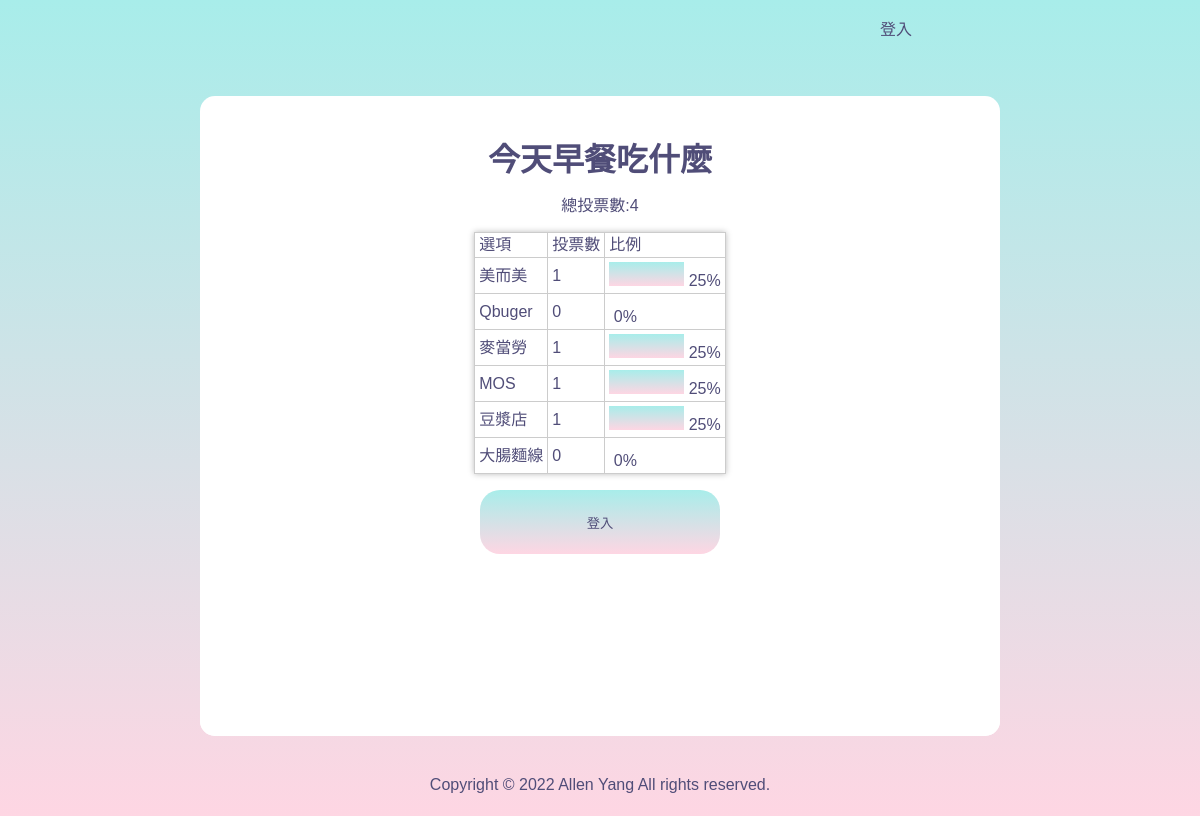
/?do=vote_result&id=2, run on the app's committed database.
### tables this page shows
CREATE TABLE `subjects` (
  `id` int(11) UNSIGNED NOT NULL COMMENT '序號',
  `subject` varchar(128) NOT NULL COMMENT '主題描述',
  `type_id` int(11) NOT NULL COMMENT '主題類別',
  `multiple` tinyint(1) NOT NULL DEFAULT 0 COMMENT '單/複選',
  `mulit_limit` tinyint(4) NOT NULL DEFAULT 1 COMMENT '單/複選項目數',
  `start` date NOT NULL COMMENT '開始時間',
  `end` date NOT NULL COMMENT '結束時間',
  `total` int(11) UNSIGNED NOT NULL DEFAULT 0 COMMENT '投票人數統計'
);

CREATE TABLE `options` (
  `id` int(11) NOT NULL COMMENT '序號',
  `option` varchar(128) NOT NULL COMMENT '選項描述',
  `subject_id` int(11) NOT NULL COMMENT '主題',
  `total` int(11) NOT NULL DEFAULT 0 COMMENT '投票人數統計'
);

### api/base.php (called while the page is built, shortened)
<?php
function pdo()
{
    $dsn = "mysql:host=localhost;charset=utf8;dbname=holie_vote";
    return new PDO($dsn, 'root', 'root');
}
function all($table, ...$arg)
{
    $pdo = pdo();
    $sql = "SELECT * FROM $table ";
    switch (count($arg)) {
        case 1:
            if (is_array($arg[0]) && !empty($arg[0])) {
                foreach ($arg[0] as $key => $value) {
                    $tmp[] = "`$key`='$value'";
                }
                $sql .= " WHERE " . implode(" AND ", $tmp);
            } elseif (empty($arg[0])) {
            } else {
                $sql .= $arg[0];
            }
            break;
    }
    return $pdo->query($sql)->fetchAll(PDO::FETCH_ASSOC);
}
function find($table, $arg)
{
    $pdo = pdo();
    $sql = "SELECT * FROM $table WHERE ";
    if (is_array($arg)) {
        foreach ($arg as $key => $value) {
            $tmp[] = "`$key`='$value'";
        }
        $sql .= implode(" AND ", $tmp);
    } else {
        $sql .= " `id`='$arg'";
    }
    return $pdo->query($sql)->fetch(PDO::FETCH_ASSOC);
}

### front/vote_result.php (the view, shortened to what this page needs)
<!DOCTYPE html>
<html lang="en">
<head>
  <link rel="stylesheet" href="./css/login.css">
</head>
<body>
<div class="container">
<?php
$subject=find("subjects",$_GET['id']);
$opts=all("options",['subject_id'=>$_GET['id']]);
?>
<h1 class="text-center"><?=$subject['subject'];?></h1>
<div style="width: 600px;margin:auto">
  <div style="text-align: center; margin:1rem;">總投票數:<?=$subject['total'];?></div>
  <table class="result-table">
    <tr>
      <td>選項</td>
      <td>投票數</td>
      <td>比例</td>
    </tr>
    <?php
    foreach($opts as $opt){
      $total=($subject['total']==0)?1:$subject['total'];
      $rate=$opt['total']/$total;
    ?>
    <tr>
      <td><?=$opt['option'];?></td>
      <td><?=$opt['total'];?></td>
      <td>
        <div style="display:inline-block;height:24px;background-image: linear-gradient(to top, #fed6e3 0%, #a8edea 100%);width:<?=300*$rate;?>px;"></div>
        <?=number_format($rate*100) . "%";?>
      </td>
    </tr>
    <?php
    }
    ?>
  </table>
  <?php
    if (isset($_SESSION['user'])) {
    ?>
          <button class="logbtn" onclick="location.href='?do=vote&id=<?=$_GET['id'];?>'">我要投票</button>
    <?php
    }else{
      ?>
    <div>
    <a href="login.php"><input type="submit" class="logbtn" value="登入"></a>
    </div>
    <?php
    }
    ?>
</div>
</body>
</html>

### css/index.css (style rules this page uses)
* { margin: 0; padding: 0; box-sizing: border-box; font-family: Arial, Helvetica, sans-serif; color: #504d78; }
body { height: calc(100vh + 300px); background-image: linear-gradient(to top, #fed6e3 0%, #a8edea 100%); }
.container { width: 160vh; height: 80vh; background: white; margin: 0 auto; margin-top: 300px; border-radius: 15px; overflow: scroll; }
h1 { text-align: center; line-height: 5rem; }
table { margin: auto; line-height: 1rem; }
table td { padding: 1rem; }
.text-center { text-align: center; }
.result-table { border-collapse: collapse; box-shadow: 0 0 6px #bbb; }
.result-table td { padding: 0.25rem; border: 1px solid #ccc; }
.logbtn { margin: 0 auto; display: block; width: 20%; height: 8vh; border: none; background-image: linear-gradient(to top, #fed6e3 0%, #a8edea 100%, #fed6e3 0%, #a8edea 100%, #fed6e3 0%); background-size: 200%; outline: none; cursor: pointer; transition: .5s; border-radius: 20px; margin-top: 10vh; }

### css/login.css (style rules this page uses)
* { margin: 0; padding: 0; box-sizing: border-box; font-family: Arial, Helvetica, sans-serif; color: #504d78; text-decoration:none }
body { height: 100vh; background-image: linear-gradient(to top, #fed6e3 0%, #a8edea 100%); }
.container { width: 70vh; height: 80vh; background: white; margin: 0 auto; margin-top: 1vh; border-radius: 15px; overflow: hidden; padding: 5vh 3vh; position: absolute; left: 50%; top: 50%; transform: translate(-50%,-50%); }
h1 { text-align: center; line-height: 2rem; }
.logbtn { margin: 0 auto; display: block; width: 80%; height: 8vh; border: none; background-image: linear-gradient(to top, #fed6e3 0%, #a8edea 100%,#fed6e3 0%,#a8edea 100%,#fed6e3 0% ); background-size: 200%; outline: none; cursor: pointer; transition: .5s; border-radius: 20px; margin-top: 10vh; }

### front/vote_result.php (style rules this page uses)
.container { width: 100vh; }
.logbtn { width: 40%; margin-top: 1rem; }

### data on the page
subjects: subject "今天早餐吃什麼", total "4"
options: option "美而美", total "1", $rate*100 "25"
options: option "Qbuger", total "0", $rate*100 "0"
options: option "麥當勞", total "1", $rate*100 "25"
options: option "MOS", total "1", $rate*100 "25"
options: option "豆漿店", total "1", $rate*100 "25"
options: option "大腸麵線", total "0", $rate*100 "0"
